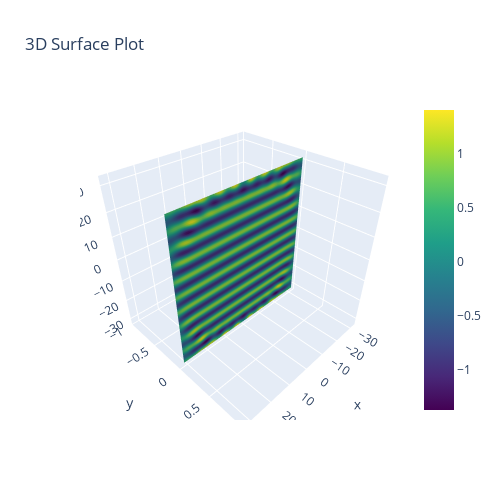

Notebook code for this chart:
### Code cell
fig = go.Figure()
fig.add_trace(
    go.Surface(
        x=X,
        y=np.zeros(X.shape),
        z=Z,
        surfacecolor=approx_real,
        colorscale="Viridis",
        showscale=True,
    )
)
# レイアウトの設定
fig.update_layout(title="3D Surface Plot", autosize=False, width=500, height=500)
fig.show()

### Figure 1 — Plotly figure (JSON) as saved in the notebook; plotly's stock layout.template omitted (floating-point values rounded to 4 significant figures; data arrays with more than 128 entries replaced by an {"elided": "..."} marker saying what was removed)
{"data": [{"colorscale": [[0, "#440154"], [0.1111, "#482878"], [0.2222, "#3e4989"], [0.3333, "#31688e"], [0.4444, "#26828e"], [0.5556, "#1f9e89"], [0.6667, "#35b779"], [0.7778, "#6ece58"], [0.8889, "#b5de2b"], [1, "#fde725"]], "showscale": true, "surfacecolor": {"elided": "100x100 float values"}, "type": "surface", "x": {"elided": "100x100 float values"}, "y": {"elided": "100x100 int values"}, "z": {"elided": "100x100 float values"}}], "layout": {"autosize": false, "height": 500, "title": {"text": "3D Surface Plot"}, "width": 500}}
